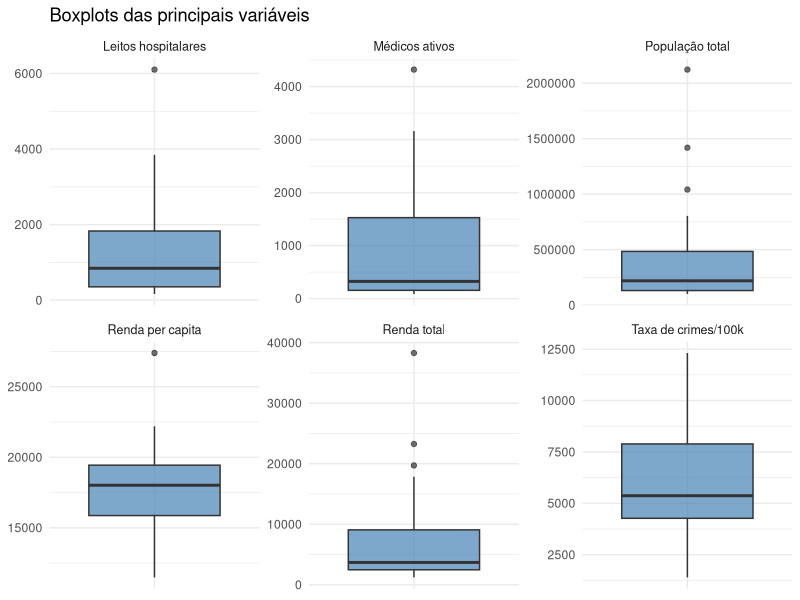
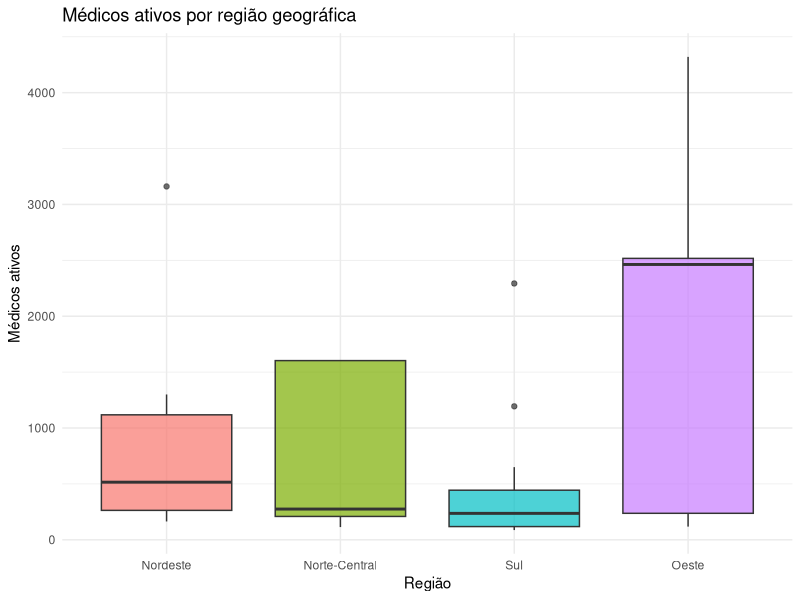
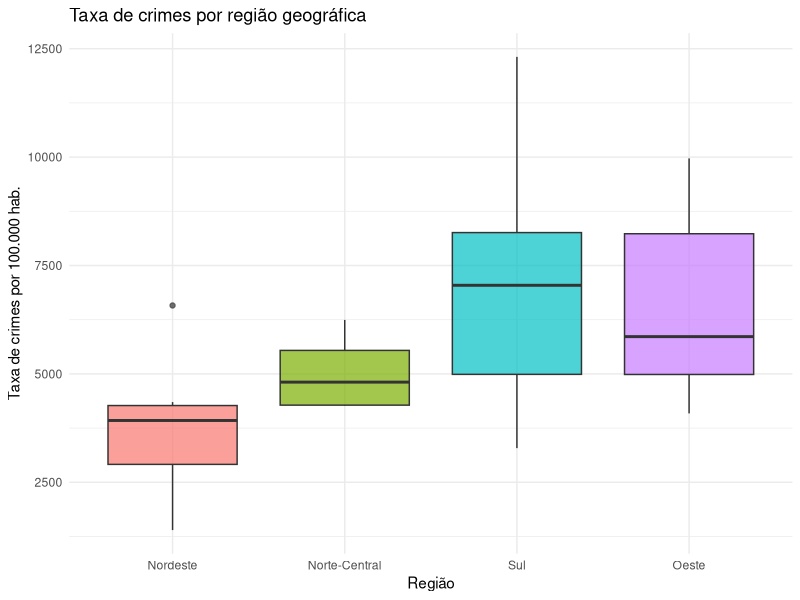
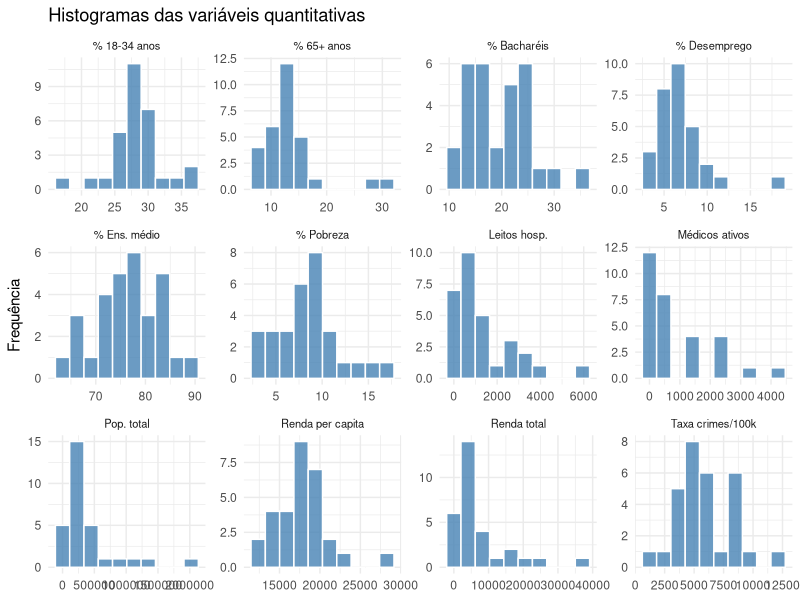
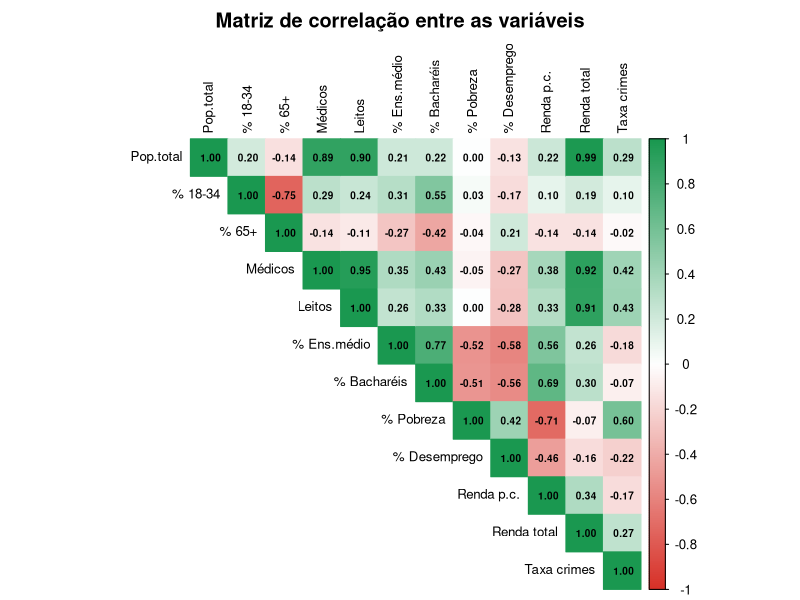

Write R code to recreate these figures, in order. (Note: this script raises an error after producing the figures.)
## ---- chunk 1

library(ggplot2)
library(tidyverse)
library(openxlsx)
library(readxl)
library(corrplot)

setwd("C:/Users/Helio/OneDrive/Documents/Analise_regressao_linear/trabalho")

database <- read.xlsx("dados_trabalho.xlsx")

# Criar taxa de crimes por 100.000 habitantes
database$taxa_crimes <- database$x9 / database$x4 * 100000

# Região como fator com rótulos
database$x16 <- factor(database$x16, levels = 1:4,
                        labels = c("Nordeste", "Norte-Central", "Sul", "Oeste"))

head(database)

## ---- chunk 2

set.seed(123)

indices_amostra <- sample(1:nrow(database), size = 30, replace = FALSE)

dados_modelo    <- database[indices_amostra, ]
dados_validacao <- database[-indices_amostra, ]

cat("Observações para o modelo:   ", nrow(dados_modelo), "\n")
cat("Observações para validação:  ", nrow(dados_validacao), "\n")

## ---- chunk 3

classificacao <- data.frame(
  Código      = c("x3","x4","x5","x6","x7","x8","x9","x10","x11","x12","x13","x14","x15","x16","taxa_crimes"),
  Descrição   = c("Área da cidade (mi²)","População total","% pop. 18-34 anos",
                  "% pop. 65+ anos","Médicos ativos","Leitos hospitalares",
                  "Total de crimes","% ensino médio completo","% bacharéis",
                  "% abaixo da pobreza","% desempregados","Renda per capita",
                  "Renda total (mi USD)","Região geográfica","Taxa de crimes/100k hab."),
  Tipo        = c("Quantitativa","Quantitativa","Quantitativa","Quantitativa",
                  "Quantitativa","Quantitativa","Quantitativa","Quantitativa",
                  "Quantitativa","Quantitativa","Quantitativa","Quantitativa",
                  "Quantitativa","Qualitativa","Quantitativa"),
  Escala      = c("Razão","Razão","Razão","Razão","Razão","Razão","Razão",
                  "Razão","Razão","Razão","Razão","Razão","Razão","Nominal","Razão")
)

knitr::kable(classificacao, caption = "Classificação das variáveis do estudo")

## ---- chunk 4

vars_num <- dados_modelo[, c("x3","x4","x5","x6","x7","x8","x9",
                              "x10","x11","x12","x13","x14","x15","taxa_crimes")]

resumo <- data.frame(
  Variável = names(vars_num),
  N        = sapply(vars_num, function(x) sum(!is.na(x))),
  Média    = sapply(vars_num, mean, na.rm = TRUE),
  Mediana  = sapply(vars_num, median, na.rm = TRUE),
  DP       = sapply(vars_num, sd, na.rm = TRUE),
  Mín      = sapply(vars_num, min, na.rm = TRUE),
  Máx      = sapply(vars_num, max, na.rm = TRUE)
)

resumo[, 3:7] <- round(resumo[, 3:7], 2)

knitr::kable(resumo, row.names = FALSE,
             caption = "Estatísticas descritivas — amostra de modelagem (n=30)")

## ---- chunk 5

knitr::kable(
  table(dados_modelo$x16),
  col.names = c("Região", "Frequência"),
  caption   = "Frequência de cidades por região geográfica — amostra de modelagem"
)

## ---- chunk 6

vars_box <- dados_modelo %>%
  select(x4, x7, x8, x14, x15, taxa_crimes) %>%
  pivot_longer(everything(), names_to = "variavel", values_to = "valor") %>%
  mutate(variavel = recode(variavel,
    x4 = "População total", x7 = "Médicos ativos",
    x8 = "Leitos hospitalares", x14 = "Renda per capita",
    x15 = "Renda total", taxa_crimes = "Taxa de crimes/100k"))

ggplot(vars_box, aes(x = variavel, y = valor)) +
  geom_boxplot(fill = "steelblue", alpha = 0.7) +
  facet_wrap(~variavel, scales = "free", ncol = 3) +
  labs(title = "Boxplots das principais variáveis", x = NULL, y = NULL) +
  theme_minimal() +
  theme(axis.text.x = element_blank(), strip.text = element_text(size = 9))

## ---- chunk 7

ggplot(dados_modelo, aes(x = x16, y = x7, fill = x16)) +
  geom_boxplot(alpha = 0.7) +
  labs(title = "Médicos ativos por região geográfica",
       x = "Região", y = "Médicos ativos") +
  theme_minimal() +
  theme(legend.position = "none")

## ---- chunk 8

ggplot(dados_modelo, aes(x = x16, y = taxa_crimes, fill = x16)) +
  geom_boxplot(alpha = 0.7) +
  labs(title = "Taxa de crimes por região geográfica",
       x = "Região", y = "Taxa de crimes por 100.000 hab.") +
  theme_minimal() +
  theme(legend.position = "none")

## ---- chunk 9

vars_hist <- dados_modelo %>%
  select(x4, x5, x6, x7, x8, x10, x11, x12, x13, x14, x15, taxa_crimes) %>%
  pivot_longer(everything(), names_to = "variavel", values_to = "valor") %>%
  mutate(variavel = recode(variavel,
    x4 = "Pop. total", x5 = "% 18-34 anos", x6 = "% 65+ anos",
    x7 = "Médicos ativos", x8 = "Leitos hosp.", x10 = "% Ens. médio",
    x11 = "% Bacharéis", x12 = "% Pobreza", x13 = "% Desemprego",
    x14 = "Renda per capita", x15 = "Renda total", taxa_crimes = "Taxa crimes/100k"))

ggplot(vars_hist, aes(x = valor)) +
  geom_histogram(bins = 10, fill = "steelblue", color = "white", alpha = 0.8) +
  facet_wrap(~variavel, scales = "free", ncol = 4) +
  labs(title = "Histogramas das variáveis quantitativas", x = NULL, y = "Frequência") +
  theme_minimal() +
  theme(strip.text = element_text(size = 8))

## ---- chunk 10

vars_cor <- dados_modelo %>%
  select(x4, x5, x6, x7, x8, x10, x11, x12, x13, x14, x15, taxa_crimes)

names(vars_cor) <- c("Pop.total","% 18-34","% 65+","Médicos","Leitos",
                     "% Ens.médio","% Bacharéis","% Pobreza",
                     "% Desemprego","Renda p.c.","Renda total","Taxa crimes")

matriz_cor <- cor(vars_cor, use = "complete.obs")

corrplot(matriz_cor,
         method  = "color",
         type    = "upper",
         addCoef.col = "black",
         number.cex  = 0.6,
         tl.cex  = 0.8,
         tl.col  = "black",
         col     = colorRampPalette(c("#d73027","white","#1a9850"))(200),
         title   = "Matriz de correlação entre as variáveis",
         mar     = c(0, 0, 2, 0))

## ---- chunk 11

# Função auxiliar para o critério PRESS_p (usado na seleção e no refinamento dos modelos)
PRESS <- function(modelo) sum((residuals(modelo) / (1 - hatvalues(modelo)))^2)

# Teste de Brown-Forsythe (versão modificada do teste de Levene para homocedasticidade):
# divide os resíduos em dois grupos, segundo a mediana dos valores ajustados, e compara
# o desvio absoluto de cada resíduo em relação à mediana do seu grupo por um teste t.
brown_forsythe_test <- function(modelo) {
  e     <- residuals(modelo)
  grupo <- factor(ifelse(fitted(modelo) <= median(fitted(modelo)), "Grupo 1", "Grupo 2"))
  d     <- ave(e, grupo, FUN = function(x) abs(x - median(x)))
  t.test(d ~ grupo, var.equal = TRUE)
}

# Critério Cp de Mallows para comparar um modelo com p parâmetros (SSEp) a um modelo
# de referência com todas as variáveis candidatas (MSE_full)
Cp_mallows <- function(modelo, mse_full, n) {
  p   <- length(coef(modelo))
  sse <- sum(residuals(modelo)^2)
  sse / mse_full - (n - 2 * p)
}

## ---- chunk 12

modelo1 <- lm(x7 ~ x4 + x8 + x15 + x16, data = dados_modelo)
summary(modelo1)

## ---- chunk 13

vif(modelo1)

## ---- chunk 14

par(mfrow = c(2, 2))
plot(modelo1)
par(mfrow = c(1, 1))

## ---- chunk 15

bptest(modelo1)
brown_forsythe_test(modelo1)
shapiro.test(residuals(modelo1))

## ---- chunk 16

modelo1_sem_regiao <- lm(x7 ~ x4 + x8 + x15, data = dados_modelo)
anova(modelo1_sem_regiao, modelo1)
AIC(modelo1, modelo1_sem_regiao)

## ---- chunk 17

modelo1_final <- modelo1_sem_regiao
summary(modelo1_final)
vif(modelo1_final)
